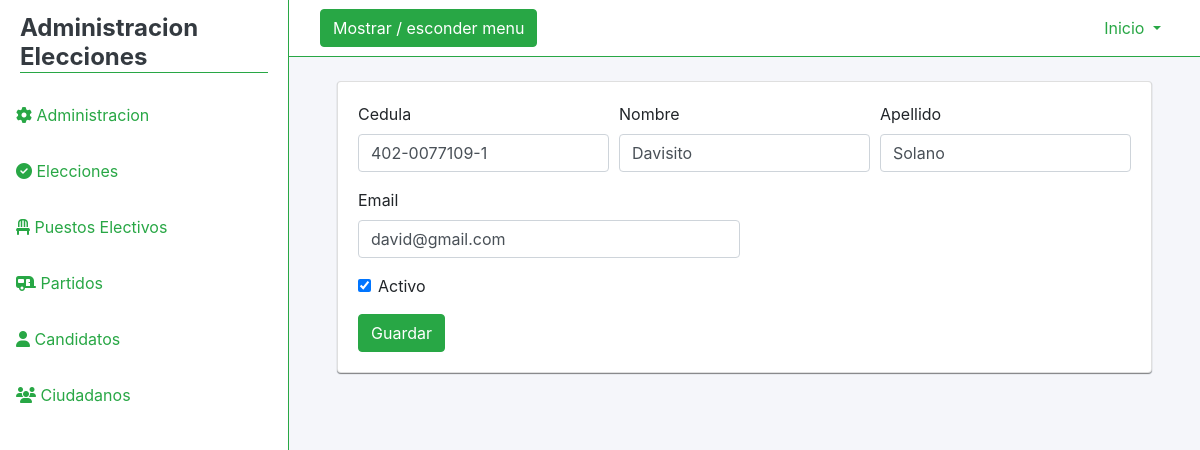
/ciudadanos/vistas/editCiudadano.php?id=402-0077109-1 (signed in), run on an earlier commit of the app's database.
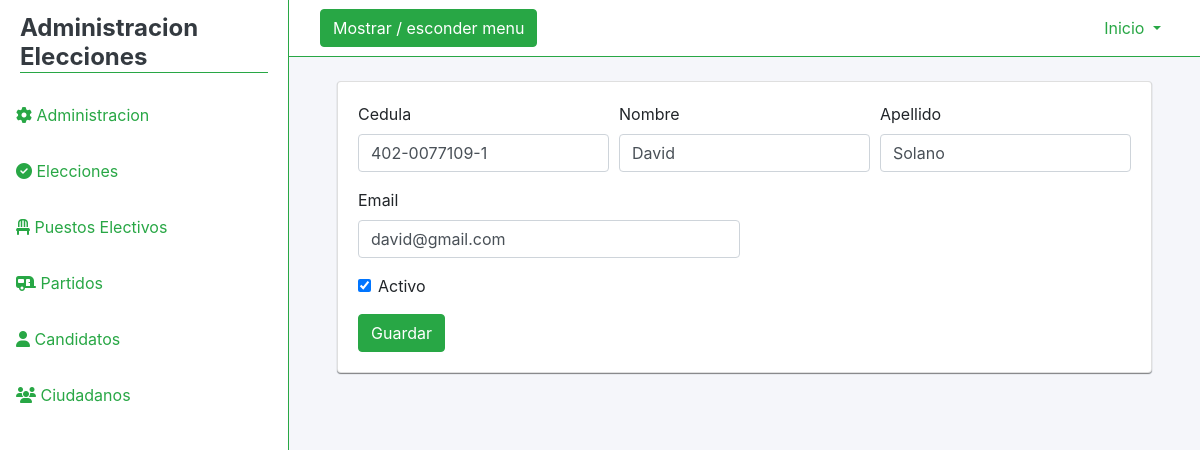
And on a later commit of the database.
### tables this page shows
CREATE TABLE `ciudadanos` (
  `Cedula` varchar(45) NOT NULL,
  `Nombre` varchar(45) DEFAULT NULL,
  `Apellido` varchar(45) DEFAULT NULL,
  `Email` varchar(45) DEFAULT NULL,
  `Estado` varchar(45) DEFAULT NULL
);

### ciudadanos/servicios/CiudadanoServiceDataBase.php (called while the page is built, shortened)
<?php
class CiudadanoServiceDatabase
{
    private $context;
    public function __construct()
    {
        $this->context = new Conexion();
    }
    public function GetById($id)
    {
        $db = $this->context->conectar();
        $ciudadano = new Ciudadano();
        $stmt = $db->prepare('SELECT * FROM ciudadanos WHERE Cedula = ?');
        $stmt->bind_param('s', $id);
        $stmt->execute();
        $result = $stmt->get_result();
        if ($result->num_rows === 0) {
            return null;
        } else {
            while ($row = $result->fetch_object()) {
                $ciudadano->InicializarDatos($row->Cedula, $row->Nombre, $row->Apellido, $row->Email, $row->Estado);
            }
        }
        return $ciudadano;
    }
}

### ciudadanos/servicios/ciudadano.php (called while the page is built, shortened)
<?php
class Ciudadano
{
    public function InicializarDatos($Cedula, $Nombre, $Apellido, $Email, $Estado)
    {
        $this->Cedula = $Cedula;
        $this->Nombre = $Nombre;
        $this->Apellido = $Apellido;
        $this->Email = $Email;
    }
}

### ciudadanos/vistas/editCiudadano.php (the view, shortened to what the changed rows need)
<?php
require_once '../servicios/CiudadanoServiceDatabase.php';
require_once '../servicios/ciudadano.php';
$ciudadano = new CiudadanoServiceDatabase();
$id = $_GET['id'];
$lista = $ciudadano->GetById($id);
?>
<!DOCTYPE html>
<html lang="es">
<head>
    <link rel="stylesheet" href="../../assets/css/admin.css" type="text/css">
    <link rel="stylesheet" href="https://stackpath.bootstrapcdn.com/bootstrap/4.5.0/css/bootstrap.min.css">
</head>
<body>
<div class="d-flex" id="content-wrapper">
    <div id="page-content-wrapper" class="w-100 bg-light-blue">
      <div class="container-fluid pl-5 pt-4 pr-5">
                    <div class="">
                    <div class="card card-elec">
  <div class="card-body">
<form method="POST" action="../servicios/edit.php?id=<?php echo $id; ?>" enctype="multipart/form-data">
  <div class="form-row">
    <div class="form-group col-md-4">
      <label for="cedula">Cedula</label>
      <input type="text" class="form-control" id="cedula" name="cedula" required value="<?php echo $lista->Cedula; ?>">
    </div>
    <div class="form-group col-md-4">
      <label for="nombre">Nombre</label>
      <input type="text" class="form-control" id="nombre" name="nombre" required  value="<?php echo $lista->Nombre; ?>">
    </div>
     <div class="form-group col-md-4">
      <label for="apellido">Apellido</label>
      <input type="text" class="form-control" id="apellido" name="apellido" required value="<?php echo $lista->Apellido; ?>">
    </div>
  </div>
  <div class="form-row">
      <div class="form-group col-md-6">
      <label for="email">Email</label>
      <input type="email" class="form-control" id="email" name="email" required value="<?php echo $lista->Email; ?>">
  </div>
  </div>
</form>
  </div>
</div>
                  </div>
</div>
</body>
</html>

What changed in the data, as far as the page shows it:
changed ciudadanos "Solano": nombre "Davisito" → "David"
